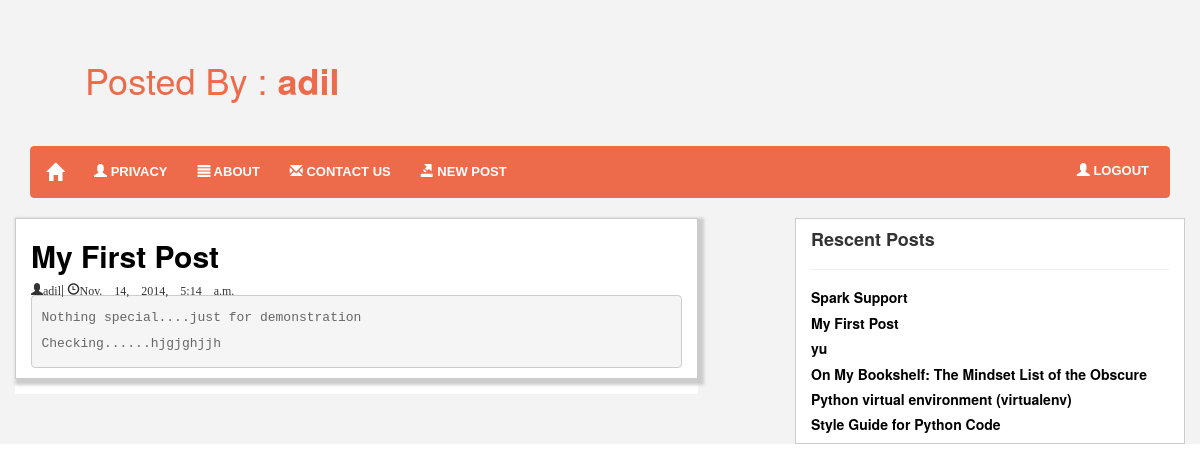
Page /read_more/44/ on the committed database.
### blog3/models.py (models this page shows)
class Post(models.Model):
	user = models.CharField(max_length=200,default='admin')
	tittle = models.CharField(max_length=200)
	slug = models.SlugField(unique=True,max_length=200)
	description = models.CharField(max_length=200)
	content = models.TextField(max_length=200)
	published = models.BooleanField(default=True)
	created = models.DateTimeField(auto_now_add=True)

### blog3/views.py (the view)
# urls.py: url(r'read_more/(?P<post_id>[0-9]+)/$', views.read_more, name='read_more'),
def read_more(request,post_id):
    print post_id
    read_more_content = Post.objects.get(id=post_id)
    posts = Post.objects.all()
    return render(request,'blog3/read_more.html',{'read_more_content':read_more_content,'posts':posts})

### blog3/templates/blog3/read_more.html (shortened to what this page needs)
<!-- {% load staticfiles %}
 <!DOCTYPE html>
 <html>
 <head>
 	<style type="text/css">
 		.inner {
    		padding: 10px;
    		border: 2px solid violet;
    		margin: 0;
	}
</style>
 -->
{% load staticfiles %}
 <!DOCTYPE html>
 <html>
 <head>
 	<link rel="stylesheet" type="text/css" href="{% static "blog3/style.css" %}" />
    <link rel="stylesheet" href="http://maxcdn.bootstrapcdn.com/bootstrap/3.2.0/css/bootstrap.min.css">
</head>
<body>
	<div class="main_body">
		<div class="container">
			<div class="tittle_div">
				<div class="tittle">
					<div class="col-xs-12 col-sm-6 col-md-4 col-lg-4 head-col">
						<h1 style="color:#ed6b4b;margin-bottom:45px">Posted By : <strong>{{read_more_content.user}}</strong></h1>
					</div>
				</div>
			</div>
		</div>
		<div class="container">
			<nav class="navbar navbar-default main-top-nav" role="navigation">
				<div class="">
					<div class="navbar-header">
							<a class="navbar-brand" href="/back_home">
								<i class="glyphicon glyphicon-home"></i>
							</a>
					</div>
					<div class="collapse navbar-collapse" id="bs-example-navbar-collapse-1">
						<ul class="nav navbar-nav">
							<li>
								<a href="#">
									<i class="glyphicon glyphicon-user"></i> Privacy
           						</a>
							</li>
							<li>
								<a href="#">
									<i class="glyphicon glyphicon-align-justify">
										</i> About
								</a>
							<li>
								<a href="#">
									<i class="glyphicon glyphicon-envelope">
										</i> Contact US </a>
							</li>
							<li>
								<a href="new_post">
									<i class="glyphicon glyphicon-export">
										</i> New Post </a>
							</li>
						</ul>
						<ul class="nav navbar-right">
							<li style="padding:5px">
								<a href="logout">
									<i class="glyphicon glyphicon-user">
										</i>  LogOut </a>
							</li>
						</ul>
					</div>
				</div>
			</nav>
    	</div>
    	<div class="container">
    		<div class="content">
    			<div class="row">
    				<div class="col-md-7" style="background-color:white;height:auto">
    					<div class="row item" >
    						<div class="col-md-12 grid">
    						<h2 id="{{read_more_content.id}}"><strong><a href="#" style="color:black">{{read_more_content.tittle}}</a></strong></h2>
    						<h6><span class="glyphicon glyphicon-user">{{read_more_content.user}} </span>| <span class="glyphicon glyphicon-time">{{read_more_content.created}}</span>
    							<pre style="color: #666666;line-height: 2em;">{{read_more_content.content}}</pre>
    						</div>
    					</div>
    				</div>
    			<div class="col-md-4 col-md-offset-1 grid" style="background-color:white;height:auto">
    				<h4><strong>Rescent Posts</strong></h4>
    				<hr>
    					{% for post in posts %}
    					<h5><a href="#{{post.id}}" style="color:black"><strong>{{post.tittle}}</strong></a></h5>
    					{% endfor %}
    			</div>
				</div>
    		</div>
    	</div>
</body>
</html>

### blog3/static/blog3/style.css (style rules this page uses)
li { color: #3366FF; }
.container a { text-align: right; }

### blog3/templates/blog3/read_more.html (style rules this page uses)
.main_body { background-color: #F3F3F3; }
.container { width:1100px; margin-right: auto; margin-left: auto; padding-left: 15px; padding-right: 15px; }
.tittle_div { background-color: #F3F3F3; padding: 40px; }
.main-top-nav { font-family: "Raleway",sans-serif; margin-top: 0px; color: #FFF; font-size: 13px; font-weight: 800; text-transform: uppercase; border: 1px solid #ED6B4B !important; background-color: #ED6B4B !important; margin-bottom: 20px !important; }
.main-top-nav a { color: #ffffff !important; }
.grid { border: 1px solid #ccc; }
.item { margin-bottom: 15px; box-shadow: 3px 3px 3px 3px #ccc; }

### rows in the picture
Post: user "adil", tittle "My First Post", created "Nov. 14, 2014, 5:14 a.m.", content "Nothing special....just for demonstration Checking......hjgjghjjh"
Post: tittle "Spark Support"
Post: tittle "yu"
Post: tittle "On My Bookshelf: The Mindset List of the Obscure"
Post: tittle "Python virtual environment (virtualenv)"
Post: tittle "Style Guide for Python Code"
